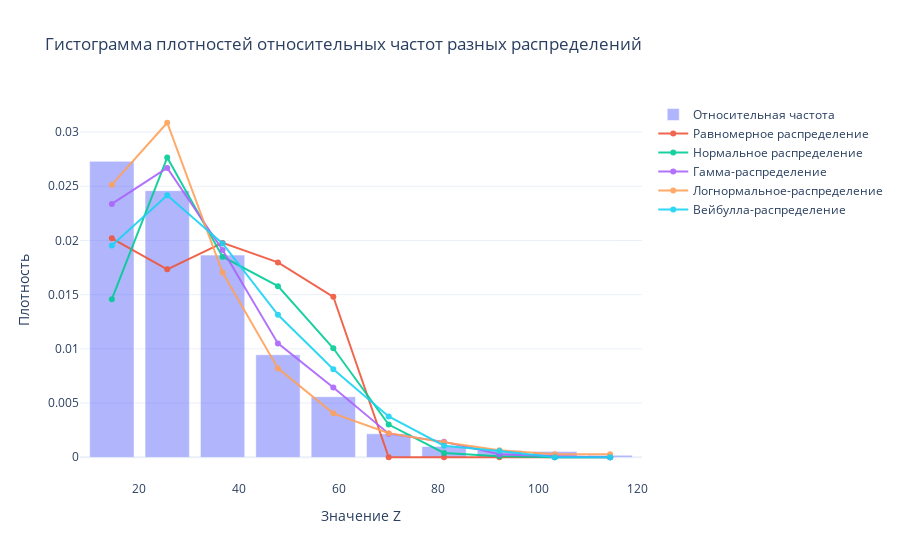

This figure's notebook cell:
### Code cell
# Гистограмма плотностей относительных частот разных распределений
fig = go.Figure()
fig.add_trace(
    go.Bar(x=raspred_df_stats['Середины интервалов'],
           y=raspred_df_stats['Плотность относительной частоты'],
           opacity=0.5, name='Относительная частота',
          )
)
fig.add_trace(
    go.Scatter(x=raspred_df_stats['Середины интервалов'],
           y=raspred_df_stats['Плотность равномерного распределения'],
           opacity=0.9, name='Равномерное распределение',
          )
)
fig.add_trace(
    go.Scatter(x=raspred_df_stats['Середины интервалов'],
           y=raspred_df_stats['Плотность нормального распределения'],
           opacity=0.9, name='Нормальное распределение',
          )
)
fig.add_trace(
    go.Scatter(x=raspred_df_stats['Середины интервалов'],
           y=raspred_df_stats['Плотность гамма-распределения'],
           opacity=0.9, name='Гамма-распределение',
          )
)
fig.add_trace(
    go.Scatter(x=raspred_df_stats['Середины интервалов'],
           y=raspred_df_stats['Плотность логнормального распределения'],
           opacity=0.9, name='Логнормальное-распределение',
          )
)
fig.add_trace(
    go.Scatter(x=raspred_df_stats['Середины интервалов'],
           y=raspred_df_stats['Плотность распределения вейбулла'],
           opacity=0.9, name='Вейбулла-распределение',
          )
)
fig.update_layout(
    title="Гистограмма плотностей относительных частот разных распределений",
    xaxis_title="Значение Z",
    yaxis_title="Плотность",
    template="plotly_white"
)
fig.show()

### Figure 1 — Plotly figure (JSON) as saved in the notebook; plotly's stock layout.template omitted (floating-point values rounded to 4 significant figures)
{"data": [{"name": "Относительная частота", "opacity": 0.5, "type": "bar", "x": [14.55, 25.65, 36.75, 47.85, 58.95, 70.05, 81.15, 92.25, 103.3, 114.4], "y": [0.0273, 0.02459, 0.01865, 0.009459, 0.005586, 0.002162, 0.000991, 0.0006306, 0.0005405, 0.0001802]}, {"name": "Равномерное распределение", "opacity": 0.9, "type": "scatter", "x": [14.55, 25.65, 36.75, 47.85, 58.95, 70.05, 81.15, 92.25, 103.3, 114.4], "y": [0.0202, 0.01734, 0.01977, 0.01798, 0.0148, 0.0, 0.0, 0.0, 0.0, 0.0]}, {"name": "Нормальное распределение", "opacity": 0.9, "type": "scatter", "x": [14.55, 25.65, 36.75, 47.85, 58.95, 70.05, 81.15, 92.25, 103.3, 114.4], "y": [0.01458, 0.02765, 0.0185, 0.01579, 0.01005, 0.003016, 0.0004022, 0.0001005, 0.0, 0.0]}, {"name": "Гамма-распределение", "opacity": 0.9, "type": "scatter", "x": [14.55, 25.65, 36.75, 47.85, 58.95, 70.05, 81.15, 92.25, 103.3, 114.4], "y": [0.02337, 0.02669, 0.01912, 0.0105, 0.006435, 0.002177, 0.001419, 0.0002839, 9.463e-05, 0.0]}, {"name": "Логнормальное-распределение", "opacity": 0.9, "type": "scatter", "x": [14.55, 25.65, 36.75, 47.85, 58.95, 70.05, 81.15, 92.25, 103.3, 114.4], "y": [0.02515, 0.03086, 0.01704, 0.008198, 0.004053, 0.002211, 0.001382, 0.0006448, 0.0002763, 0.0002763]}, {"name": "Вейбулла-распределение", "opacity": 0.9, "type": "scatter", "x": [14.55, 25.65, 36.75, 47.85, 58.95, 70.05, 81.15, 92.25, 103.3, 114.4], "y": [0.01953, 0.02417, 0.01972, 0.01315, 0.00812, 0.00377, 0.001063, 0.00058, 0.0, 0.0]}], "layout": {"title": {"text": "Гистограмма плотностей относительных частот разных распределений"}, "xaxis": {"title": {"text": "Значение Z"}}, "yaxis": {"title": {"text": "Плотность"}}}}
